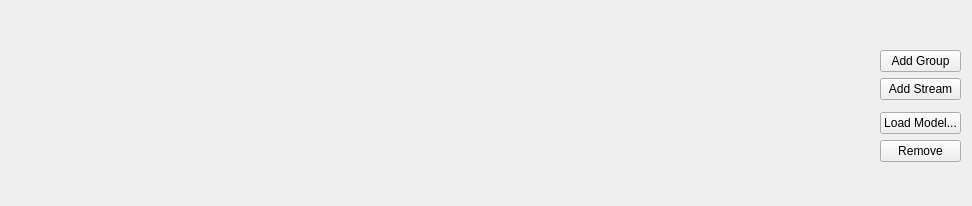
<?xml version="1.0" encoding="UTF-8"?>
<ui version="4.0">
 <class>WidgetTreeStreamsClass</class>
 <widget class="QWidget" name="WidgetTreeStreamsClass">
  <property name="geometry">
   <rect>
    <x>0</x>
    <y>0</y>
    <width>972</width>
    <height>206</height>
   </rect>
  </property>
  <property name="windowTitle">
   <string>Form</string>
  </property>
  <layout class="QGridLayout" name="gridLayout">
   <item row="1" column="0" rowspan="7" colspan="2">
    <layout class="QGridLayout" name="layoutTreeStreams"/>
   </item>
   <item row="2" column="2">
    <widget class="QPushButton" name="pushAddGroup">
     <property name="sizePolicy">
      <sizepolicy hsizetype="Preferred" vsizetype="Fixed">
       <horstretch>0</horstretch>
       <verstretch>0</verstretch>
      </sizepolicy>
     </property>
     <property name="text">
      <string>Add Group</string>
     </property>
    </widget>
   </item>
   <item row="1" column="2">
    <spacer name="verticalSpacer">
     <property name="orientation">
      <enum>Qt::Vertical</enum>
     </property>
     <property name="sizeHint" stdset="0">
      <size>
       <width>20</width>
       <height>40</height>
      </size>
     </property>
    </spacer>
   </item>
   <item row="7" column="2">
    <spacer name="verticalSpacer_2">
     <property name="orientation">
      <enum>Qt::Vertical</enum>
     </property>
     <property name="sizeHint" stdset="0">
      <size>
       <width>20</width>
       <height>40</height>
      </size>
     </property>
    </spacer>
   </item>
   <item row="3" column="2">
    <widget class="QPushButton" name="pushAddStream">
     <property name="sizePolicy">
      <sizepolicy hsizetype="Preferred" vsizetype="Fixed">
       <horstretch>0</horstretch>
       <verstretch>0</verstretch>
      </sizepolicy>
     </property>
     <property name="text">
      <string>Add Stream</string>
     </property>
     <property name="shortcut">
      <string>+</string>
     </property>
    </widget>
   </item>
   <item row="0" column="3" rowspan="8">
    <layout class="QGridLayout" name="layoutWidgetItem">
     <property name="verticalSpacing">
      <number>2</number>
     </property>
    </layout>
   </item>
   <item row="5" column="2">
    <widget class="QPushButton" name="pushLoadModel">
     <property name="sizePolicy">
      <sizepolicy hsizetype="Maximum" vsizetype="Fixed">
       <horstretch>0</horstretch>
       <verstretch>0</verstretch>
      </sizepolicy>
     </property>
     <property name="text">
      <string>Load Model...</string>
     </property>
    </widget>
   </item>
   <item row="6" column="2">
    <widget class="QPushButton" name="pushRemove">
     <property name="sizePolicy">
      <sizepolicy hsizetype="Preferred" vsizetype="Fixed">
       <horstretch>0</horstretch>
       <verstretch>0</verstretch>
      </sizepolicy>
     </property>
     <property name="text">
      <string>Remove</string>
     </property>
     <property name="shortcut">
      <string>Del</string>
     </property>
    </widget>
   </item>
  </layout>
 </widget>
 <resources/>
 <connections/>
</ui>
